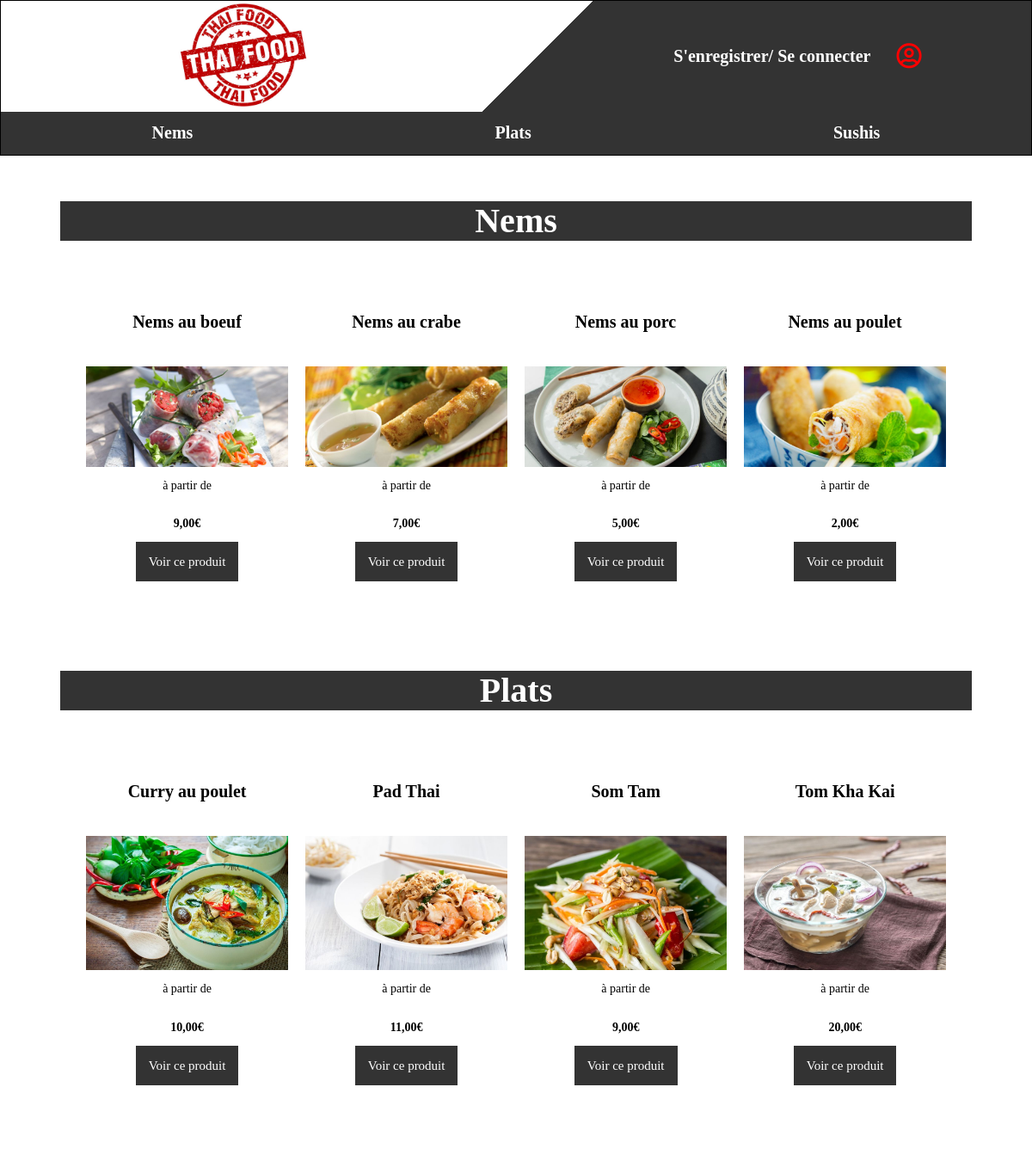
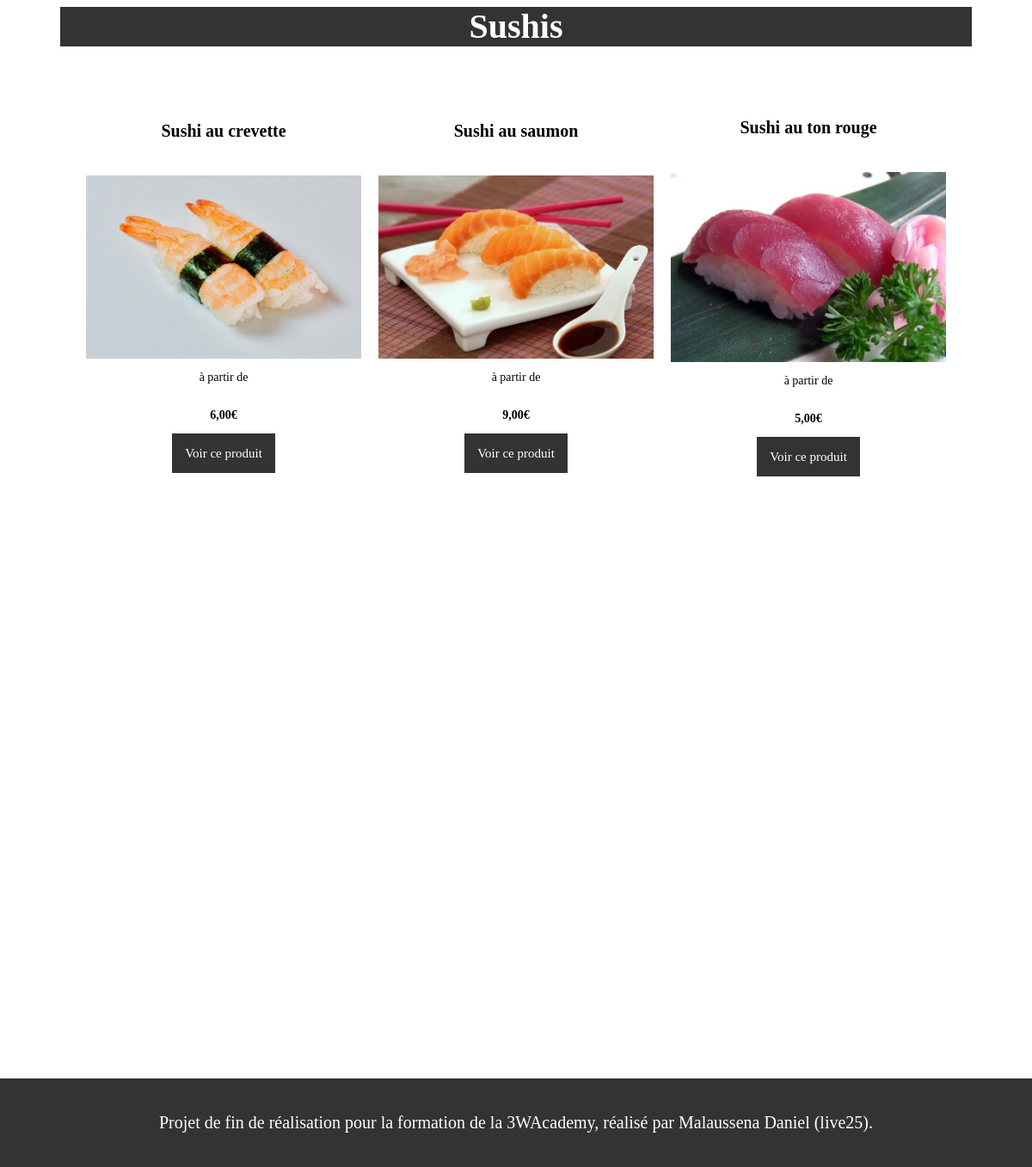
The page /product.php on the database its author committed (2 pictures, top to bottom).
### tables this page shows
CREATE TABLE IF NOT EXISTS `products` (
  `id` int(8) UNSIGNED NOT NULL AUTO_INCREMENT,
  `picture` varchar(255) NOT NULL,
  `description` varchar(255) NOT NULL,
  `category` varchar(255) NOT NULL,
  `price` decimal(6,2) UNSIGNED NOT NULL,
  `name` varchar(255) NOT NULL,
  PRIMARY KEY (`id`)
);

### models/product.class.php (called while the page is built, shortened)
<?php
class Product
{
    protected $db;
    public function __construct(PDO $db)
    {
        $this->db = $db;
    }
    public function getAllNems()
    {
        $req = $this->db->prepare('SELECT * FROM products WHERE category = "nems" ');
        $req->execute();
        return $products = $req->fetchAll();
    }
    public function getAllSushis()
    {
        $req = $this->db->prepare('SELECT * FROM products WHERE category = "sushis" ');
        $req->execute();
        return $products = $req->fetchAll();
    }
    public function getAllPlats()
    {
        $req = $this->db->prepare('SELECT * FROM products WHERE category = "plats" ');
        $req->execute();
        return $products = $req->fetchAll();
    }
}

### product.php (the view, shortened to what this page needs)
<?php
include "header.php";
require 'models/product.class.php';
$productsManager = new Product($db);
$productsNems = $productsManager->getAllNems();
$productsSushis = $productsManager->getAllSushis();
$productsPlats = $productsManager->getAllPlats();
?>
<main class="container">
  <section class="list">
	  <h2 id="nems">Nems</h2>
    <section>
      <?php foreach($productsNems as $product) { ?>
        <article>
          <h3><?= $product['name'] ?></h3>
          <img src="src/img/<?= $product['category'] ?>/<?= $product['picture'] ?>" alt="<?= $product['name'] ?>" />
          <p>à partir de</p>
          <p><strong><?= number_format($product['price'], 2, ',', ' ') ?>€</strong><p>
          <a class="btn" href="product.php?id=<?= $product['id'] ?>">Voir ce produit</a>
        </article>
      <?php } ?>
    </section>
  </section>
  <section class="list">
    <h2 id="plats">Plats</h2>
    <section>
      <?php foreach($productsPlats as $product) { ?>
        <article>
          <h3> <?= $product['name'] ?> </h3>
          <img src="src/img/<?= $product['category'] ?>/<?= $product['picture'] ?>" alt="<?= $product['name'] ?>" />
          <p>à partir de</p>
          <p><strong><?= number_format($product['price'], 2, ',', ' ') ?>€</strong><p>
          <a class="btn" href="product.php?id=<?= $product['id'] ?>">Voir ce produit</a>
        </article>
      <?php } ?>
    </section>
  </section>
  <section class="list">
    <h2 id="sushis">Sushis</h2>
    <section>
      <?php foreach($productsSushis as $product) { ?>
        <article>
          <h3> <?= $product['name'] ?> </h3>
          <img src="src/img/<?= $product['category'] ?>/<?= $product['picture'] ?>" alt="<?= $product['name'] ?>" />
          <p>à partir de</p>
          <p><strong> <?= number_format($product['price'], 2, ',', ' ') ?>€</strong><p>
          <a class="btn" href="product.php?id=<?= $product['id'] ?>">Voir ce produit</a>
      </article>
    <?php } ?>
    </section>
  </section>
  </main>
  <?php include "footer.php"; ?>

### header.php (shortened to what this page needs)
<!DOCTYPE html>
<html lang="en">
<head>
    <link rel="stylesheet" href="src/css/flexslider.css" type="text/css">
    <link rel="stylesheet" href="https://cdnjs.cloudflare.com/ajax/libs/font-awesome/5.11.2/css/all.min.css" />
    <link rel="stylesheet" href="https://cdnjs.cloudflare.com/ajax/libs/normalize/8.0.1/normalize.min.css" />
    <link rel="stylesheet" href="src/css/style.css" />
</head>
<body>
    <header>
        <div>
            <a href="index.php"><img src="src/img/logo.jpg" alt="logo"></img></a>
                    <?php if(isset($_SESSION['user'])) { ?>
                        <nav>
                            <a href="panier.php"><h1>Mon Panier</h1><i class="fas fa-shopping-cart"></i></a>
                            <a href="index.php?action=logout"><h1>Se déconnecter</h1><i class="far fa-user-circle"></i></a>
                        </nav>
                    <?php } else { ?>
                        <nav>
                            <a href="authentification.php"><h1>S'enregistrer/ Se connecter</h1><i class="far fa-user-circle"></i></a>
                        </nav>
                    <?php } ?>
        </div>
        <nav class="presentation">
            <a href="product.php#nems"><h1>Nems</h1></a>
            <a href="product.php#plats"><h1>Plats</h1></a>
            <a href="product.php#sushis"><h1>Sushis</h1></a>
        </nav>
    </header>

### footer.php
<footer>
    <p>Projet de fin de réalisation pour la formation de la 3WAcademy, réalisé par Malaussena Daniel (live25).</p>
</footer>
</body>
</html>

### src/css/style.css (style rules this page uses)
* { box-sizing: border-box; outline: none; }
html { font-size: 62.5%; }
.btn { text-decoration: none; background-color: #333333; padding: 15px; color: white; font-size: 15px; text-align: center; }
header { background: linear-gradient(135deg, white 50%, #333333 50%); border: 1px solid black; }
header div { display: flex; justify-content: space-around; }
header div a { margin-top: auto; margin-bottom: auto; margin-left: 100px; }
header div img { width: 150px; }
header div nav { text-align: center; display: flex; flex-direction: column; justify-content: space-around; }
header div nav h1 { color: white; margin-right: 20px; }
header div nav a { display: flex; justify-content: space-between; padding: 10px; margin-left: 200px; text-decoration: none; }
header div nav a i { padding: 10px; font-size: 30px; color: red; }
header .presentation { background-color: #333333; display: flex; justify-content: space-around; flex-wrap: wrap; }
header .presentation h1 { color: white; }
header .presentation a { text-decoration: none; }
main { background-color: white; }
.container { max-width: 1100px; margin: 0 auto; }
.list { padding: 20px; }
.list article img { width: 100%; margin-right: 10px; margin-top: 20px; }
.list>h2 { font-size: 40px; color: white; text-align: center; background-color: #333333; }
.list section { background-color: white; display: flex; justify-content: space-around; padding: 20px; }
.list section h3 { font-size: 20px; }
.list section p { font-size: 14px; }
.list section article { display: flex; flex-direction: column; text-align: center; padding: 10px; justify-content: center; }
footer { background-color: #333333; font-size: 20px; color: white; text-align: center; padding: 20px; margin-top: 650px; }

### rows shown on the page
products: name "Nems au boeuf", category+picture (picture), price "9,00"
products: name "Nems au crabe", category+picture (picture), price "7,00"
products: name "Nems au porc", category+picture (picture), price "5,00"
products: name "Nems au poulet", category+picture (picture), price "2,00"
products: name "Curry au poulet", category+picture (picture), price "10,00"
products: name "Pad Thai", category+picture (picture), price "11,00"
products: name "Som Tam", category+picture (picture), price "9,00"
products: name "Tom Kha Kai", category+picture (picture), price "20,00"
products: name "Sushi au crevette", category+picture (picture), price "6,00"
products: name "Sushi au saumon", category+picture (picture), price "9,00"
products: name "Sushi au ton rouge", category+picture (picture), price "5,00"
